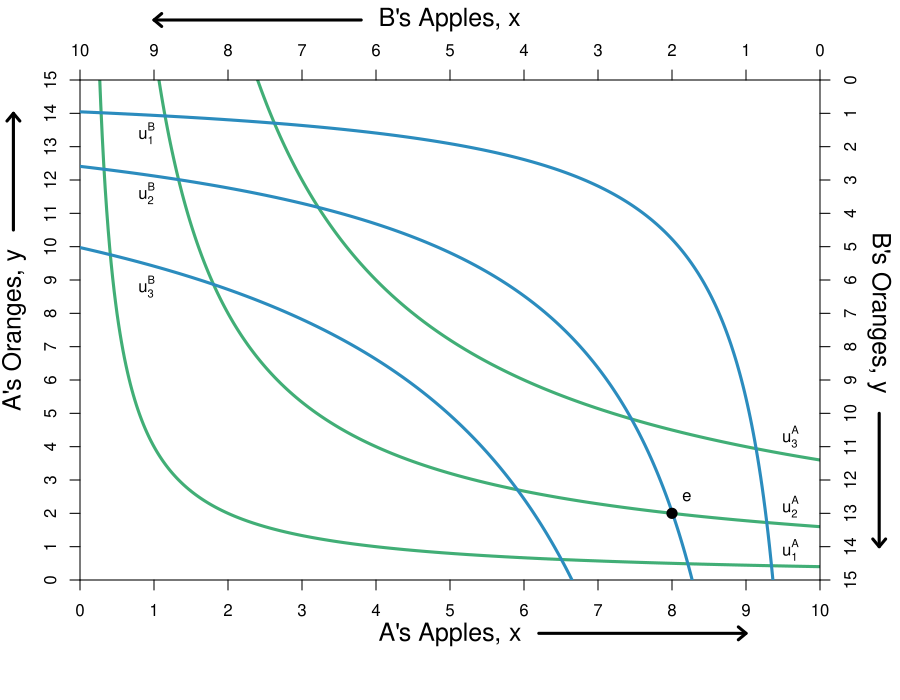

Reproduce this figure in R.
#Graph Designer: Simon Halliday & Madeleine Wettach '20
#Authors: Bowles, Foley and Halliday
#Title: Microeconomics: Competition, Conflict and Coordination

require(shape)
pdf(file = "property/step_by_step_graphs_5/property_fig2b_step2.pdf", width = 9, height = 7)

#Set parameters for graphics
axislabelsize <- 1.5
graphlinewidth <- 3

COL <- c("#7fc97f", "#beaed4", "#fdc086", "#ffff99", "#386cb0", "#f0027f", "#bf5b17", "#666666")
COLA <- c("#99d8c9","#66c2a4","#41ae76", "#238b45", "#005824")
COLB <- c("#4eb3d3", "#2b8cbe", "#0868ac","#084081")

indiffcurveA1 <- function(x, U = 4, A = 1, a = 0.5) {
  ((((U-2)/A)*(1/x)^a)^(1/(1-a)))
}

indiffcurveA2 <- function(x, U = 4, A = 1, a = 0.5) {
  (((U/A)*(1/x)^a)^(1/(1-a)))
}

indiffcurveA3 <- function(x, U = 4, A = 1, a = 0.5) {
  ((((U+2)/A)*(1/x)^a)^(1/(1-a)))
}

#Aisha happens to have found 8 apples and 2 oranges, 
#and Betty happens to have found 2 apples and 13 oranges. 
#Aisha's utility (8^0.5)*(2^0.5) = 4
#Betty's utility (2^0.5)*(13^0.5) = 5.09

par(mar =  c(6, 4, 4, 4))
xlims <- c(0, 10)
ylims <- c(0, 15)
xlims2 <- c(10, 0)
ylims2 <- c(15, 0)

plot(0, 0, xlim = xlims, ylim = ylims, type = "n",
     xlab = expression(paste("A's Apples, ", x)),
     ylab = expression(paste("A's Oranges, ", y)), line = 2.5,
     xaxt = "n", 
     yaxt = "n", 
     cex.lab = axislabelsize, 
     bty = "n",
     xaxs="i", 
     yaxs="i")


npts <- 500 
npts2 <- 501
#Specify the sequences of points for graphing. 
xx1 <- seq(xlims[1], xlims[2], length.out = npts)
#xx2 <- seq(xlims[1], xlims[2], length.out = npts)
#xx3 <- seq(xlims[1], xlims[2], length.out = npts2)
#xx4 <- seq(xlims[1], 10, length.out = npts2)

#Draw the lines for the graphs
lines(xx1, indiffcurveA1(xx1), col = COLA[3], lwd = graphlinewidth)
lines(xx1, indiffcurveA2(xx1), col = COLA[3], lwd = graphlinewidth)
lines(xx1, indiffcurveA3(xx1), col = COLA[3], lwd = graphlinewidth)


#Customize ticks and labels for the plot
ticksy <- seq(from = 0, to = 15, by = 1)
ylabels <- seq(from = 0, to = 15, by = 1)
ticksx <- seq(from = 0, to = 10, by = 1)
xlabels <- seq(from = 0, to = 10, by = 1)
axis(1, at = ticksx, pos = 0, labels = xlabels)
axis(2, at = ticksy, pos = 0, labels = ylabels, las = 0)

#Add arrows:
arrows(-0.9, 10.5, -0.9, 14, xpd = TRUE, length = 0.1, angle = 40, lwd = 3)
arrows(6.2, -1.6, 9, -1.6, xpd = TRUE, length = 0.1, angle = 40, lwd = 3)

#Annotation of the three graphs and the NE
text(9.6, 0.9, expression(u[1]^A))
text(9.6, 2.2, expression(u[2]^A))
text(9.6, 4.3, expression(u[3]^A))
text(16, 0.52, expression(paste("Nash Equilibrium")))

#Line to label B's endowment
#segments(0, 13, 2, 13, lty = 2, col = "darkgray", lwd = 2)
#segments(2, 0, 2, 13, lty = 2, col = "darkgray", lwd = 2)




#Set up second axes and labels

par(new = TRUE)
#par(mar =  c(6, 4, 4, 4))

xlims2 <- c(10, 0)
ylims2 <- c(15, 0)

plot(0, 0, xlim = xlims2, ylim = ylims2, type = "n",
     xlab = expression(paste("")),
     ylab = expression(paste("")),
     xaxt = "n", 
     yaxt = "n", 
     cex.lab = 1.3, 
     bty = "n",
     xaxs="i", 
     yaxs="i")

axis(side = 3, at = ticksx, pos = 0, labels = xlabels)
axis(side = 4, at = ticksy, pos = 0, labels = ylabels, las = 0)
#axis(side=3, at = xlims2, pos = 0)
mtext("B's Apples, x", side=3, line = 2.5, cex = axislabelsize)
#axis(side = 4, at = ylims2, pos = 0)
text(-0.8, 7, expression(paste("B's Oranges, y")), xpd = TRUE, cex = axislabelsize, srt = 270) 

#Add arrows:
arrows(-0.8, 10, -0.8, 14, xpd = TRUE, length=0.1,angle=40,lwd=3)
arrows(6.2, -1.8, 9, -1.8, xpd = TRUE, length=0.1,angle=40,lwd=3)


indiffcurveB1 <- function(x, U = 5.09, A = 1, a = 0.5) {
  ((((U-2)/A)*(1/x)^a)^(1/(1-a)))
}

indiffcurveB2 <- function(x, U = 5.09, A = 1, a = 0.5) {
  (((U/A)*(1/x)^a)^(1/(1-a)))
}

indiffcurveB3 <- function(x, U = 5.09, A = 1, a = 0.5) {
  ((((U+2)/A)*(1/x)^a)^(1/(1-a)))
}

lines(xx1, indiffcurveB1(xx1), col = COLB[2], lwd = graphlinewidth)
lines(xx1, indiffcurveB2(xx1), col = COLB[2], lwd = graphlinewidth)
lines(xx1, indiffcurveB3(xx1), col = COLB[2], lwd = graphlinewidth)

#Label B's indifference curves
text(9.1, 1.6, expression(u[1]^B))
text(9.1, 3.4, expression(u[2]^B))
text(9.1, 6.2, expression(u[3]^B))

#Add a point for the initial endowment
points(2, 13, pch = 16, col = "black", cex = 1.5)

#Annotating B's endowment
text(1.8, 12.5, expression(e))

#Arrow to Slope of BRF
#Arrows(14.2, 0.12, 12.2, 0.12, col = "black", lty = 1, lwd = 2, arr.type = "triangle")
#text(16.8, 0.12, expression(paste("Slope = ", q[p])))

#Arrow to Slope of isoprofit
#Arrows(13, 0.80, 15, 0.80, col = "black", lty = 1, lwd = 2, arr.type = "triangle")
#text(10.2, 0.80, expression(paste("Slope = ", frac(q, p))))

dev.off()
